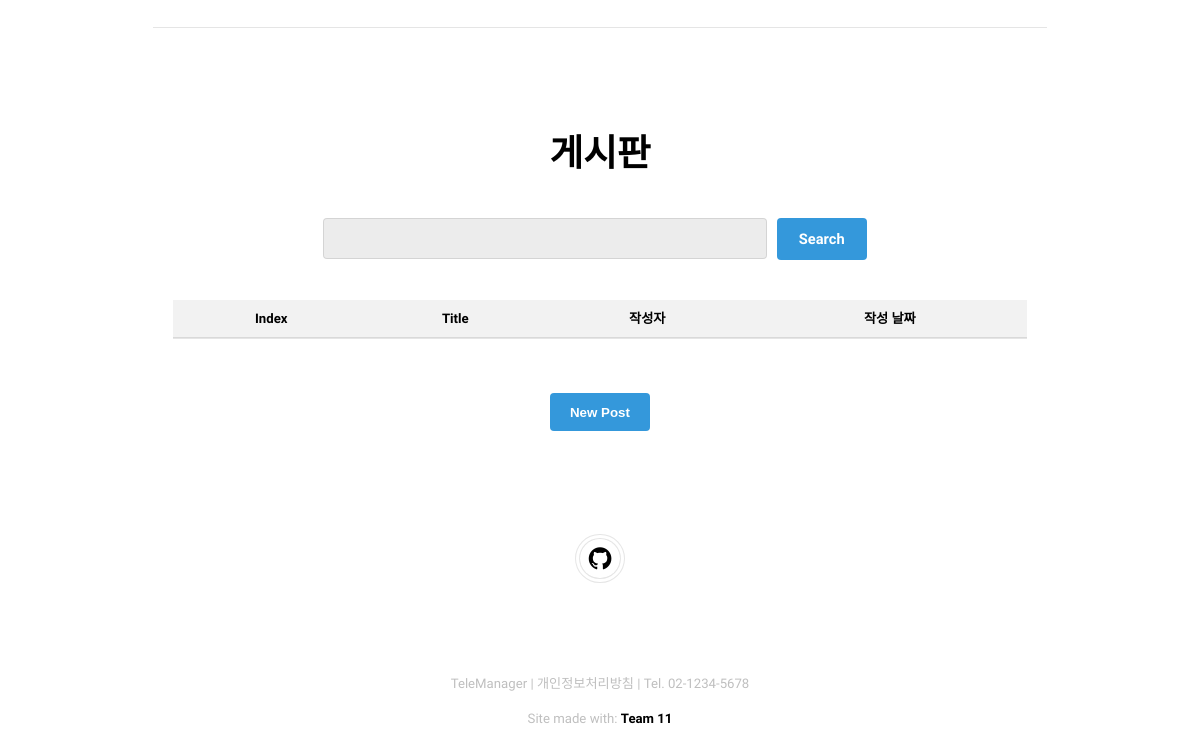
Page /post/ (lower part) on the earlier database version.
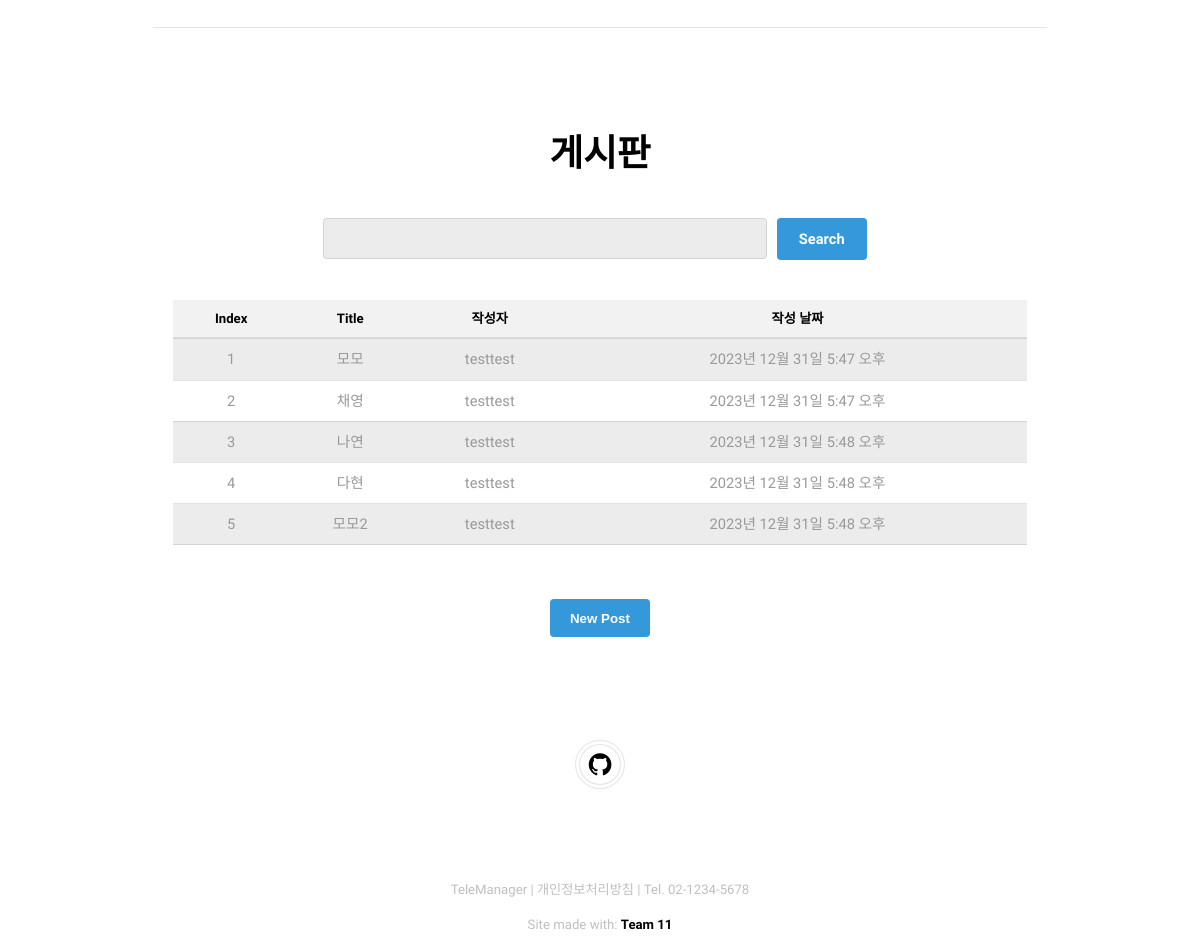
Same page on the later database version.
### post/models.py (models this page shows, shortened)
class Post(models.Model):
    title = models.CharField(max_length=200, default='Default Title')
    content = models.TextField()
    author = models.ForeignKey(User, on_delete=models.CASCADE)
    created = models.DateTimeField(null=True)

### post/views.py (the view)
# urls.py: path('', index),
def index(request):
    posts = Post.objects.all()
    search_key = request.GET.get("keyword", "")
    print(search_key)
    if search_key:
        print(search_key)
        posts = Post.objects.filter(title__icontains=search_key)
    return render(request, 'post/post_list.html', {'posts':posts, 'q':search_key})

### post/templates/post/post_list.html (shortened to what this page needs)
{% extends 'base.html' %}
{% load static %}
{% block content %}
<div id="main" class="container">
    <hr>
    <br><br>
    <div class="custom-table-wrapper">
        <h2>게시판</h2>
        <form action="" method="get" class="custom-search" >
            <input type="text" name="keyword" value="{{q|default:''}}" >
            <input type="submit" value="Search" >
        </form>
        <table>
            <thead>
                <tr>
                    <th>Index</th>
                    <th>Title</th>
                    <th>작성자</th>
                    <th>작성 날짜</th>
                </tr>
            </thead>
            <tbody>
                {% for post in posts %}
                    <tr>
                        <td>{{ forloop.counter }}</td>
                        <td><a href="{% url 'post:post_detail' pk=post.pk %}">{{ post.title }}</a></td>
                        <td>{{ post.author.username }}</td>
                        <td>{{ post.created }}</td>
                    </tr>
                {% endfor %}
            </tbody>
        </table>
        <br>
        <button> <a href="{% url 'post:post_new' %}" style='color:white'>New Post</a></button>
    </div>
</div>
{% endblock %}

### templates/base.html (shortened to what this page needs)
<!DOCTYPE HTML>
<html lang="ko">
<head>
    {% load static %}
    <link rel="stylesheet" href="{% static 'css/main.css' %}">
</head>
<body>
    {% block content %}{% endblock %}
    <footer id="footer">
        <div class="copyright">
            <ul class="icons">
                <li><a href="https://github.com/TeleManager" class="icon fa-github"><span class="label">Github</span></a></li>
            </ul>
        </div>
    </footer><div class="copyright">
        TeleManager | 개인정보처리방침 | Tel. 02-1234-5678
    </div>
    <div class="copyright">
        Site made with: <a href="#">Team 11</a>
    </div>
</body>
</html>

Differences in the rows shown:
added Post: title "모모", author.username "testtest", created "2023년 12월 31일 5:47 오후"
added Post: title "채영", author.username "testtest", created "2023년 12월 31일 5:47 오후"
added Post: title "나연", author.username "testtest", created "2023년 12월 31일 5:48 오후"
added Post: title "다현", author.username "testtest", created "2023년 12월 31일 5:48 오후"
added Post: title "모모2", author.username "testtest", created "2023년 12월 31일 5:48 오후"
